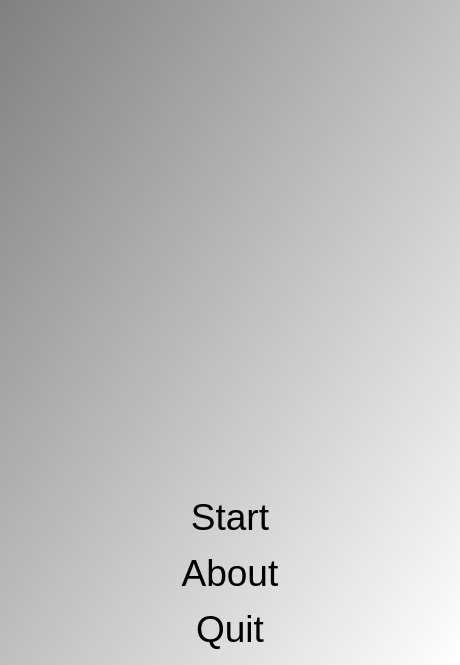
<?xml version="1.0" encoding="UTF-8"?>
<ui version="4.0">
 <class>QtLizardPaperRockScissorsSpockMenuDialog</class>
 <widget class="QDialog" name="QtLizardPaperRockScissorsSpockMenuDialog">
  <property name="geometry">
   <rect>
    <x>0</x>
    <y>0</y>
    <width>460</width>
    <height>665</height>
   </rect>
  </property>
  <property name="font">
   <font>
    <pointsize>28</pointsize>
   </font>
  </property>
  <property name="windowTitle">
   <string>LizardPaperRockScissorsSpock</string>
  </property>
  <property name="styleSheet">
   <string notr="true">QDialog { 
background-color: qlineargradient(x1: 0, y1: 0, x2: 1, y2: 1, stop: 0  #808080, stop: 1 #ffffff);
}
QPushButton { background-color: rgb(255, 255, 255);  }
QPushButton { color: rgb(0,0,0); }
QPushButton { font: 48px, &quot;monospace&quot; }</string>
  </property>
  <layout class="QVBoxLayout" name="verticalLayout">
   <item>
    <widget class="QLabel" name="image_welcome">
     <property name="text">
      <string/>
     </property>
     <property name="pixmap">
      <pixmap resource="LizardPaperRockScissorsSpock.qrc">:/images/LizardPaperRockScissorsSpock.png</pixmap>
     </property>
     <property name="alignment">
      <set>Qt::AlignCenter</set>
     </property>
    </widget>
   </item>
   <item>
    <widget class="QPushButton" name="button_start">
     <property name="text">
      <string>Start</string>
     </property>
     <property name="flat">
      <bool>true</bool>
     </property>
    </widget>
   </item>
   <item>
    <widget class="QPushButton" name="button_about">
     <property name="text">
      <string>About</string>
     </property>
     <property name="flat">
      <bool>true</bool>
     </property>
    </widget>
   </item>
   <item>
    <widget class="QPushButton" name="button_quit">
     <property name="text">
      <string>Quit</string>
     </property>
     <property name="flat">
      <bool>true</bool>
     </property>
    </widget>
   </item>
  </layout>
 </widget>
 <layoutdefault spacing="6" margin="11"/>
 <resources>
  <include location="LizardPaperRockScissorsSpock.qrc"/>
 </resources>
 <connections/>
</ui>
